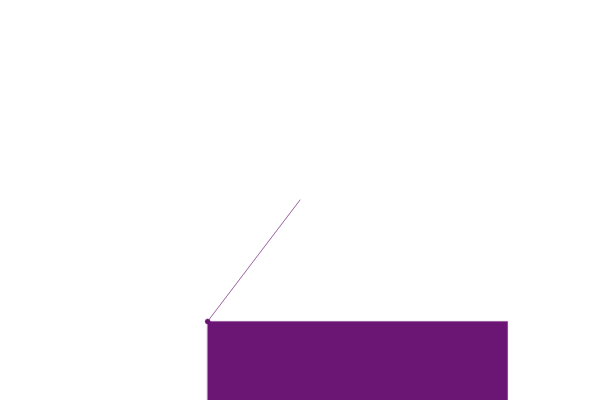
Frame 1 (no input)
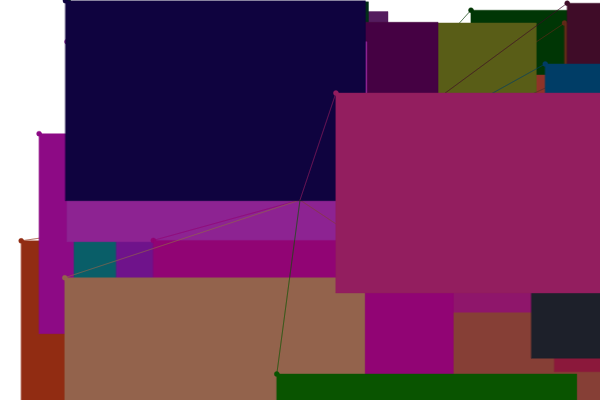
Frame 60 (no input)
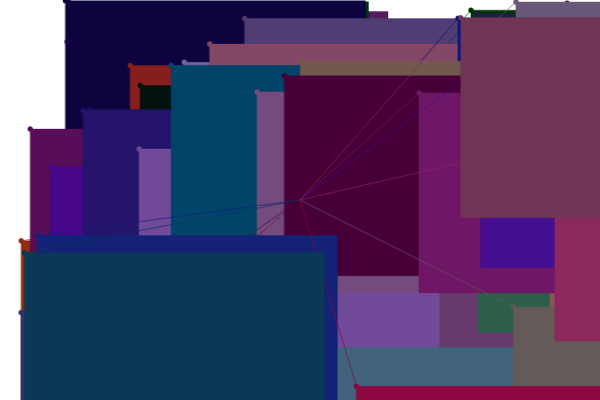
Frame 120 (the mouse pressed at the canvas centre since frame 60)

The p5.js sketch that drew these frames (run headless with seeded random() and noise() and a simulated clock; from frame 60 on, the mouse is pressed at the canvas centre):

// p5.js sketch
// ── sketch.js
var spot = {
  x: 100,
  y: 50  
};

var col = {
  r: 255,
  g:0,
  b:0
};

function setup() {
  createCanvas(600,400);
  background = (0);
  
}

function draw() {
  col.r =random(0,150);
  col.g =random(0,100);
  col.b=random(0,155);
  spot.x = random(0, width);
  spot.y = random(0, height);
  fill(col.r, col.g, col.b);
  stroke(col.r, col.g, col.b, 100)
    ellipse(spot.x, spot.y, 5, 5)
    triangle(spot.x, spot.y, 300, 200)
    rect(spot.x, spot.y, 300, 200)
 
  
}
